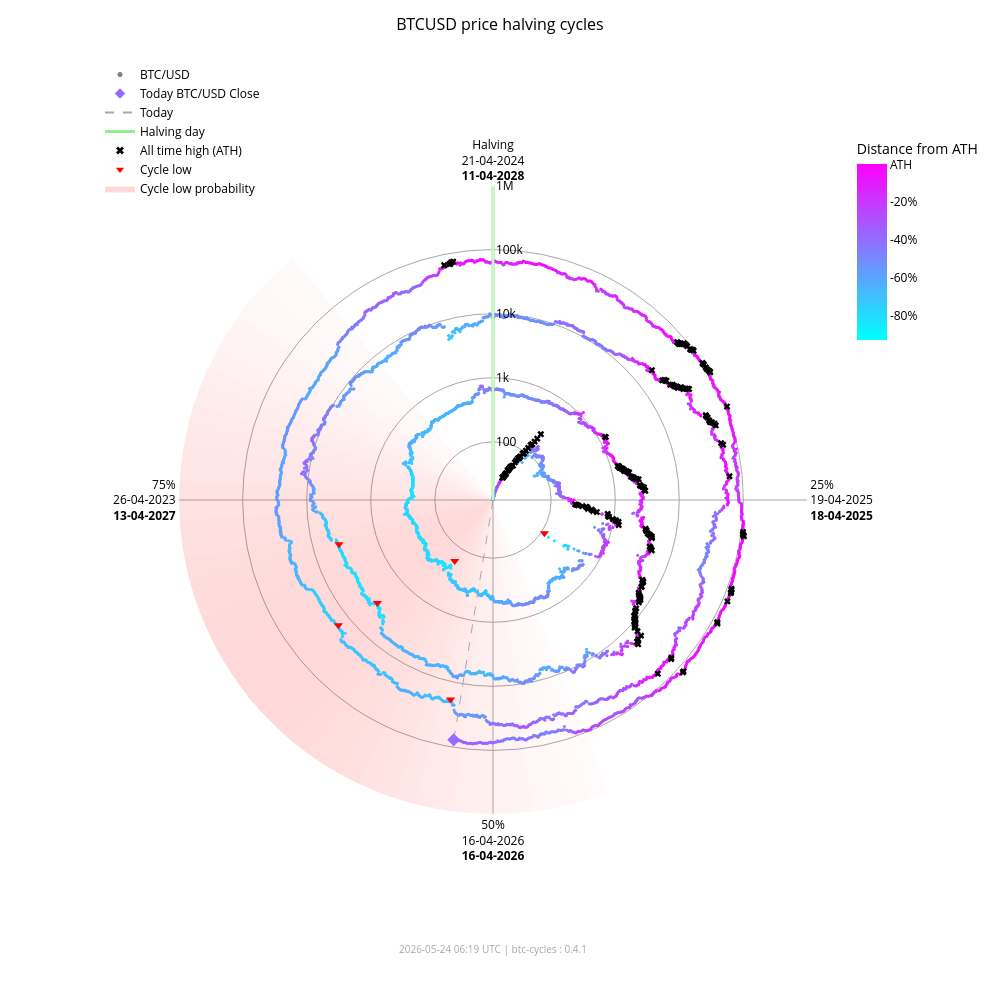

Source (notebook cell):
### Markdown cell above
### Interactive chart (plotly)

### Code cell
fig_interactive = btc.plot(
    kind="interactive",
    from_date="2012-11-28",
)
# plotly config for interactivity
config = {"scrollZoom": True, "displayModeBar": True}
# display in notebook
fig_interactive.show(config=config)

### Figure 1 — Plotly figure (JSON) as saved in the notebook; plotly's stock layout.template omitted (floating-point values rounded to 4 significant figures; data arrays with more than 128 entries replaced by an {"elided": "..."} marker saying what was removed)
{"data": [{"fill": "toself", "fillcolor": "rgba(255,0,0,0.017168280509461755)", "hoverinfo": "skip", "line": {"width": 0}, "mode": "lines", "r": [12.35, 1000000, 1000000, 12.35, 12.35], "showlegend": false, "theta": [158.4, 158.4, 162.0, 162.0, 158.4], "type": "scatterpolar"}, {"fill": "toself", "fillcolor": "rgba(255,0,0,0.022114794501891175)", "hoverinfo": "skip", "line": {"width": 0}, "mode": "lines", "r": [12.35, 1000000, 1000000, 12.35, 12.35], "showlegend": false, "theta": [162.0, 162.0, 165.6, 165.6, 162.0], "type": "scatterpolar"}, {"fill": "toself", "fillcolor": "rgba(255,0,0,0.02790404259511669)", "hoverinfo": "skip", "line": {"width": 0}, "mode": "lines", "r": [12.35, 1000000, 1000000, 12.35, 12.35], "showlegend": false, "theta": [165.6, 165.6, 169.2, 169.2, 165.6], "type": "scatterpolar"}, {"fill": "toself", "fillcolor": "rgba(255,0,0,0.034518294852420334)", "hoverinfo": "skip", "line": {"width": 0}, "mode": "lines", "r": [12.35, 1000000, 1000000, 12.35, 12.35], "showlegend": false, "theta": [169.2, 169.2, 172.8, 172.8, 169.2], "type": "scatterpolar"}, {"fill": "toself", "fillcolor": "rgba(255,0,0,0.041901979682821514)", "hoverinfo": "skip", "line": {"width": 0}, "mode": "lines", "r": [12.35, 1000000, 1000000, 12.35, 12.35], "showlegend": false, "theta": [172.8, 172.8, 176.4, 176.4, 172.8], "type": "scatterpolar"}, {"fill": "toself", "fillcolor": "rgba(255,0,0,0.04996405861294358)", "hoverinfo": "skip", "line": {"width": 0}, "mode": "lines", "r": [12.35, 1000000, 1000000, 12.35, 12.35], "showlegend": false, "theta": [176.4, 176.4, 180.0, 180.0, 176.4], "type": "scatterpolar"}, {"fill": "toself", "fillcolor": "rgba(255,0,0,0.05858349692240514)", "hoverinfo": "skip", "line": {"width": 0}, "mode": "lines", "r": [12.35, 1000000, 1000000, 12.35, 12.35], "showlegend": false, "theta": [180.0, 180.0, 183.6, 183.6, 180.0], "type": "scatterpolar"}, {"fill": "toself", "fillcolor": "rgba(255,0,0,0.06761662035375064)", "hoverinfo": "skip", "line": {"width": 0}, "mode": "lines", "r": [12.35, 1000000, 1000000, 12.35, 12.35], "showlegend": false, "theta": [183.6, 183.6, 187.2, 187.2, 183.6], "type": "scatterpolar"}, {"fill": "toself", "fillcolor": "rgba(255,0,0,0.07690481219944661)", "hoverinfo": "skip", "line": {"width": 0}, "mode": "lines", "r": [12.35, 1000000, 1000000, 12.35, 12.35], "showlegend": false, "theta": [187.2, 187.2, 190.8, 190.8, 187.2], "type": "scatterpolar"}, {"fill": "toself", "fillcolor": "rgba(255,0,0,0.08628112000611096)", "hoverinfo": "skip", "line": {"width": 0}, "mode": "lines", "r": [12.35, 1000000, 1000000, 12.35, 12.35], "showlegend": false, "theta": [190.8, 190.8, 194.4, 194.4, 190.8], "type": "scatterpolar"}, {"fill": "toself", "fillcolor": "rgba(255,0,0,0.09557490841018089)", "hoverinfo": "skip", "line": {"width": 0}, "mode": "lines", "r": [12.35, 1000000, 1000000, 12.35, 12.35], "showlegend": false, "theta": [194.4, 194.4, 198.0, 198.0, 194.4], "type": "scatterpolar"}, {"fill": "toself", "fillcolor": "rgba(255,0,0,0.10461455782963762)", "hoverinfo": "skip", "line": {"width": 0}, "mode": "lines", "r": [12.35, 1000000, 1000000, 12.35, 12.35], "showlegend": false, "theta": [198.0, 198.0, 201.6, 201.6, 198.0], "type": "scatterpolar"}, {"fill": "toself", "fillcolor": "rgba(255,0,0,0.11322908719652829)", "hoverinfo": "skip", "line": {"width": 0}, "mode": "lines", "r": [12.35, 1000000, 1000000, 12.35, 12.35], "showlegend": false, "theta": [201.6, 201.6, 205.2, 205.2, 201.6], "type": "scatterpolar"}, {"fill": "toself", "fillcolor": "rgba(255,0,0,0.12125015337052986)", "hoverinfo": "skip", "line": {"width": 0}, "mode": "lines", "r": [12.35, 1000000, 1000000, 12.35, 12.35], "showlegend": false, "theta": [205.2, 205.2, 208.8, 208.8, 205.2], "type": "scatterpolar"}, {"fill": "toself", "fillcolor": "rgba(255,0,0,0.12851590515331976)", "hoverinfo": "skip", "line": {"width": 0}, "mode": "lines", "r": [12.35, 1000000, 1000000, 12.35, 12.35], "showlegend": false, "theta": [208.8, 208.8, 212.4, 212.4, 208.8], "type": "scatterpolar"}, {"fill": "toself", "fillcolor": "rgba(255,0,0,0.13487757461161184)", "hoverinfo": "skip", "line": {"width": 0}, "mode": "lines", "r": [12.35, 1000000, 1000000, 12.35, 12.35], "showlegend": false, "theta": [212.4, 212.4, 216.0, 216.0, 212.4], "type": "scatterpolar"}, {"fill": "toself", "fillcolor": "rgba(255,0,0,0.14020862181849592)", "hoverinfo": "skip", "line": {"width": 0}, "mode": "lines", "r": [12.35, 1000000, 1000000, 12.35, 12.35], "showlegend": false, "theta": [216.0, 216.0, 219.6, 219.6, 216.0], "type": "scatterpolar"}, {"fill": "toself", "fillcolor": "rgba(255,0,0,0.14441504950654527)", "hoverinfo": "skip", "line": {"width": 0}, "mode": "lines", "r": [12.35, 1000000, 1000000, 12.35, 12.35], "showlegend": false, "theta": [219.6, 219.6, 223.2, 223.2, 219.6], "type": "scatterpolar"}, {"fill": "toself", "fillcolor": "rgba(255,0,0,0.14744459351271713)", "hoverinfo": "skip", "line": {"width": 0}, "mode": "lines", "r": [12.35, 1000000, 1000000, 12.35, 12.35], "showlegend": false, "theta": [223.2, 223.2, 226.8, 226.8, 223.2], "type": "scatterpolar"}, {"fill": "toself", "fillcolor": "rgba(255,0,0,0.14929223192296423)", "hoverinfo": "skip", "line": {"width": 0}, "mode": "lines", "r": [12.35, 1000000, 1000000, 12.35, 12.35], "showlegend": false, "theta": [226.8, 226.8, 230.4, 230.4, 226.8], "type": "scatterpolar"}, {"fill": "toself", "fillcolor": "rgba(255,0,0,0.15)", "hoverinfo": "skip", "line": {"width": 0}, "mode": "lines", "r": [12.35, 1000000, 1000000, 12.35, 12.35], "showlegend": false, "theta": [230.4, 230.4, 234.0, 234.0, 230.4], "type": "scatterpolar"}, {"fill": "toself", "fillcolor": "rgba(255,0,0,0.14965033825231114)", "hoverinfo": "skip", "line": {"width": 0}, "mode": "lines", "r": [12.35, 1000000, 1000000, 12.35, 12.35], "showlegend": false, "theta": [234.0, 234.0, 237.6, 237.6, 234.0], "type": "scatterpolar"}, {"fill": "toself", "fillcolor": "rgba(255,0,0,0.14835378057909807)", "hoverinfo": "skip", "line": {"width": 0}, "mode": "lines", "r": [12.35, 1000000, 1000000, 12.35, 12.35], "showlegend": false, "theta": [237.6, 237.6, 241.2, 241.2, 237.6], "type": "scatterpolar"}, {"fill": "toself", "fillcolor": "rgba(255,0,0,0.14623322283554635)", "hoverinfo": "skip", "line": {"width": 0}, "mode": "lines", "r": [12.35, 1000000, 1000000, 12.35, 12.35], "showlegend": false, "theta": [241.2, 241.2, 244.8, 244.8, 241.2], "type": "scatterpolar"}, {"fill": "toself", "fillcolor": "rgba(255,0,0,0.1434078538226231)", "hoverinfo": "skip", "line": {"width": 0}, "mode": "lines", "r": [12.35, 1000000, 1000000, 12.35, 12.35], "showlegend": false, "theta": [244.8, 244.8, 248.4, 248.4, 244.8], "type": "scatterpolar"}, {"fill": "toself", "fillcolor": "rgba(255,0,0,0.13997983179373427)", "hoverinfo": "skip", "line": {"width": 0}, "mode": "lines", "r": [12.35, 1000000, 1000000, 12.35, 12.35], "showlegend": false, "theta": [248.4, 248.4, 252.0, 252.0, 248.4], "type": "scatterpolar"}, {"fill": "toself", "fillcolor": "rgba(255,0,0,0.13602598258454268)", "hoverinfo": "skip", "line": {"width": 0}, "mode": "lines", "r": [12.35, 1000000, 1000000, 12.35, 12.35], "showlegend": false, "theta": [252.0, 252.0, 255.6, 255.6, 252.0], "type": "scatterpolar"}, {"fill": "toself", "fillcolor": "rgba(255,0,0,0.13159547355344953)", "hoverinfo": "skip", "line": {"width": 0}, "mode": "lines", "r": [12.35, 1000000, 1000000, 12.35, 12.35], "showlegend": false, "theta": [255.6, 255.6, 259.2, 259.2, 255.6], "type": "scatterpolar"}, {"fill": "toself", "fillcolor": "rgba(255,0,0,0.12671301775492697)", "hoverinfo": "skip", "line": {"width": 0}, "mode": "lines", "r": [12.35, 1000000, 1000000, 12.35, 12.35], "showlegend": false, "theta": [259.2, 259.2, 262.8, 262.8, 259.2], "type": "scatterpolar"}, {"fill": "toself", "fillcolor": "rgba(255,0,0,0.12138610149219965)", "hoverinfo": "skip", "line": {"width": 0}, "mode": "lines", "r": [12.35, 1000000, 1000000, 12.35, 12.35], "showlegend": false, "theta": [262.8, 262.8, 266.4, 266.4, 262.8], "type": "scatterpolar"}, {"fill": "toself", "fillcolor": "rgba(255,0,0,0.1156142551644921)", "hoverinfo": "skip", "line": {"width": 0}, "mode": "lines", "r": [12.35, 1000000, 1000000, 12.35, 12.35], "showlegend": false, "theta": [266.4, 266.4, 270.0, 270.0, 266.4], "type": "scatterpolar"}, {"fill": "toself", "fillcolor": "rgba(255,0,0,0.10939851441251548)", "hoverinfo": "skip", "line": {"width": 0}, "mode": "lines", "r": [12.35, 1000000, 1000000, 12.35, 12.35], "showlegend": false, "theta": [270.0, 270.0, 273.6, 273.6, 270.0], "type": "scatterpolar"}, {"fill": "toself", "fillcolor": "rgba(255,0,0,0.10274974912946185)", "hoverinfo": "skip", "line": {"width": 0}, "mode": "lines", "r": [12.35, 1000000, 1000000, 12.35, 12.35], "showlegend": false, "theta": [273.6, 273.6, 277.2, 277.2, 273.6], "type": "scatterpolar"}, {"fill": "toself", "fillcolor": "rgba(255,0,0,0.09569517349791425)", "hoverinfo": "skip", "line": {"width": 0}, "mode": "lines", "r": [12.35, 1000000, 1000000, 12.35, 12.35], "showlegend": false, "theta": [277.2, 277.2, 280.8, 280.8, 277.2], "type": "scatterpolar"}, {"fill": "toself", "fillcolor": "rgba(255,0,0,0.08828282625646727)", "hoverinfo": "skip", "line": {"width": 0}, "mode": "lines", "r": [12.35, 1000000, 1000000, 12.35, 12.35], "showlegend": false, "theta": [280.8, 280.8, 284.4, 284.4, 280.8], "type": "scatterpolar"}, {"fill": "toself", "fillcolor": "rgba(255,0,0,0.08058400018765345)", "hoverinfo": "skip", "line": {"width": 0}, "mode": "lines", "r": [12.35, 1000000, 1000000, 12.35, 12.35], "showlegend": false, "theta": [284.4, 284.4, 288.0, 288.0, 284.4], "type": "scatterpolar"}, {"fill": "toself", "fillcolor": "rgba(255,0,0,0.07269354608292704)", "hoverinfo": "skip", "line": {"width": 0}, "mode": "lines", "r": [12.35, 1000000, 1000000, 12.35, 12.35], "showlegend": false, "theta": [288.0, 288.0, 291.6, 291.6, 288.0], "type": "scatterpolar"}, {"fill": "toself", "fillcolor": "rgba(255,0,0,0.06472784449068783)", "hoverinfo": "skip", "line": {"width": 0}, "mode": "lines", "r": [12.35, 1000000, 1000000, 12.35, 12.35], "showlegend": false, "theta": [291.6, 291.6, 295.2, 295.2, 291.6], "type": "scatterpolar"}, {"fill": "toself", "fillcolor": "rgba(255,0,0,0.05682021976743955)", "hoverinfo": "skip", "line": {"width": 0}, "mode": "lines", "r": [12.35, 1000000, 1000000, 12.35, 12.35], "showlegend": false, "theta": [295.2, 295.2, 298.8, 298.8, 295.2], "type": "scatterpolar"}, {"fill": "toself", "fillcolor": "rgba(255,0,0,0.04911378436707333)", "hoverinfo": "skip", "line": {"width": 0}, "mode": "lines", "r": [12.35, 1000000, 1000000, 12.35, 12.35], "showlegend": false, "theta": [298.8, 298.8, 302.4, 302.4, 298.8], "type": "scatterpolar"}, {"fill": "toself", "fillcolor": "rgba(255,0,0,0.04175213714896469)", "hoverinfo": "skip", "line": {"width": 0}, "mode": "lines", "r": [12.35, 1000000, 1000000, 12.35, 12.35], "showlegend": false, "theta": [302.4, 302.4, 306.0, 306.0, 302.4], "type": "scatterpolar"}, {"fill": "toself", "fillcolor": "rgba(255,0,0,0.034868865657538876)", "hoverinfo": "skip", "line": {"width": 0}, "mode": "lines", "r": [12.35, 1000000, 1000000, 12.35, 12.35], "showlegend": false, "theta": [306.0, 306.0, 309.6, 309.6, 306.0], "type": "scatterpolar"}, {"fill": "toself", "fillcolor": "rgba(255,0,0,0.02857722515334582)", "hoverinfo": "skip", "line": {"width": 0}, "mode": "lines", "r": [12.35, 1000000, 1000000, 12.35, 12.35], "showlegend": false, "theta": [309.6, 309.6, 313.2, 313.2, 309.6], "type": "scatterpolar"}, {"fill": "toself", "fillcolor": "rgba(255,0,0,0.022961515313555197)", "hoverinfo": "skip", "line": {"width": 0}, "mode": "lines", "r": [12.35, 1000000, 1000000, 12.35, 12.35], "showlegend": false, "theta": [313.2, 313.2, 316.8, 316.8, 313.2], "type": "scatterpolar"}, {"fill": "toself", "fillcolor": "rgba(255,0,0,0.01807146942917362)", "hoverinfo": "skip", "line": {"width": 0}, "mode": "lines", "r": [12.35, 1000000, 1000000, 12.35, 12.35], "showlegend": false, "theta": [316.8, 316.8, 320.4, 320.4, 316.8], "type": "scatterpolar"}, {"hoverinfo": "text", "marker": {"color": {"elided": "4926 str values"}, "size": 3}, "mode": "markers", "r": {"elided": "4926 float values"}, "showlegend": false, "text": {"elided": "4926 str values"}, "theta": {"elided": "4926 float values"}, "type": "scatterpolar"}, {"hoverinfo": "skip", "line": {"color": "lightgreen", "width": 3}, "mode": "lines", "r": [12.35, 1000000], "showlegend": false, "theta": [0, 0], "type": "scatterpolar"}, {"hoverinfo": "skip", "line": {"color": "darkgrey", "dash": "dash", "width": 1}, "mode": "lines", "r": [12.35, 76730.0], "showlegend": false, "theta": [189.3, 189.3], "type": "scatterpolar"}, {"hoverinfo": "text", "marker": {"color": "#9669ff", "size": 10, "symbol": "diamond"}, "mode": "markers", "r": [76730.0], "showlegend": false, "text": ["Today<br>Date: 2026-05-24<br>Price: $76,728.69"], "theta": [189.3], "type": "scatterpolar"}, {"hoverinfo": "text", "marker": {"color": "black", "size": 6, "symbol": "x"}, "mode": "markers", "r": {"elided": "195 float values"}, "showlegend": false, "text": {"elided": "195 str values"}, "theta": {"elided": "195 float values"}, "type": "scatterpolar"}, {"hoverinfo": "text", "marker": {"color": "red", "size": 8, "symbol": "triangle-down"}, "mode": "markers", "r": [111.6, 164.9, 3233.0, 3925.0, 18950.0, 15760.0], "showlegend": false, "text": ["Cycle Low<br>Date: 2014-02-21<br>Price: $111.56<br>ATH distance: -91.0%", "Cycle Low<br>Date: 2015-01-14<br>Price: $164.92<br>ATH distance: -86.7%", "Cycle Low<br>Date: 2018-12-15<br>Price: $3,232.51<br>ATH distance: -83.3%", "Cycle Low<br>Date: 2019-03-25<br>Price: $3,924.55<br>ATH distance: -79.7%", "Cycle Low<br>Date: 2022-06-18<br>Price: $18,954.25<br>ATH distance: -71.9%", "Cycle Low<br>Date: 2022-11-21<br>Price: $15,760.19<br>ATH distance: -76.7%"], "theta": [122.8, 212.1, 228.3, 254.0, 192.0, 231.0], "type": "scatterpolar"}, {"marker": {"color": "grey", "size": 5}, "mode": "markers", "name": "BTC/USD", "r": [null], "theta": [null], "type": "scatterpolar"}, {"marker": {"color": "#9669ff", "size": 8, "symbol": "diamond"}, "mode": "markers", "name": "Today BTC/USD Close", "r": [null], "theta": [null], "type": "scatterpolar"}, {"line": {"color": "darkgrey", "dash": "dash"}, "mode": "lines", "name": "Today", "r": [null], "theta": [null], "type": "scatterpolar"}, {"line": {"color": "lightgreen", "width": 3}, "mode": "lines", "name": "Halving day", "r": [null], "theta": [null], "type": "scatterpolar"}, {"marker": {"color": "black", "size": 7, "symbol": "x"}, "mode": "markers", "name": "All time high (ATH)", "r": [null], "theta": [null], "type": "scatterpolar"}, {"marker": {"color": "red", "size": 7, "symbol": "triangle-down"}, "mode": "markers", "name": "Cycle low", "r": [null], "theta": [null], "type": "scatterpolar"}, {"fill": "toself", "fillcolor": "rgba(255,0,0,0.15)", "line": {"width": 0}, "mode": "lines", "name": "Cycle low probability", "r": [null], "theta": [null], "type": "scatterpolar"}, {"hoverinfo": "skip", "marker": {"cmax": 0, "cmin": -0.9307, "color": [0], "colorbar": {"len": 0.25, "ticktext": ["ATH", "-20%", "-40%", "-60%", "-80%", "-100%"], "tickvals": [0, -0.2, -0.4, -0.6, -0.8, -1.0], "title": {"text": "Distance from ATH"}, "x": 0.95, "y": 0.92, "yanchor": "top"}, "colorscale": {"elided": "256x2 mixed values"}, "showscale": true, "size": 0}, "mode": "markers", "r": [null], "showlegend": false, "theta": [null], "type": "scatterpolar"}], "layout": {"annotations": [{"font": {"color": "darkgrey", "size": 10}, "showarrow": false, "text": "2026-05-24 06:19 UTC | btc-cycles : 0.4.1", "x": 0.5, "xref": "paper", "y": -0.02, "yref": "paper"}], "font": {"color": "black"}, "height": 1000, "legend": {"bgcolor": "rgba(0,0,0,0)", "font": {"color": "black"}, "x": 0.0, "y": 1.0}, "margin": {"b": 60, "l": 100, "r": 80, "t": 60}, "paper_bgcolor": "white", "plot_bgcolor": "white", "polar": {"angularaxis": {"color": "black", "direction": "clockwise", "gridcolor": "darkgrey", "rotation": 90, "ticktext": ["Halving<br>21-04-2024<br><b>11-04-2028</b>", "25%<br>19-04-2025<br><b>18-04-2025</b>", "50%<br>16-04-2026<br><b>16-04-2026</b>", "75%<br>26-04-2023<br><b>13-04-2027</b>"], "tickvals": [0, 90, 180, 270]}, "bgcolor": "white", "domain": {"x": [0.1, 0.9], "y": [0.05, 0.95]}, "radialaxis": {"angle": 90, "color": "black", "gridcolor": "darkgrey", "range": [1.092, 6.0], "tickangle": 90, "ticktext": ["100", "1k", "10k", "100k", "1M"], "tickvals": [100, 1000, 10000, 100000, 1000000], "type": "log"}}, "title": {"font": {"color": "black", "size": 16}, "text": "BTCUSD price halving cycles", "x": 0.5}, "width": 1000}}
